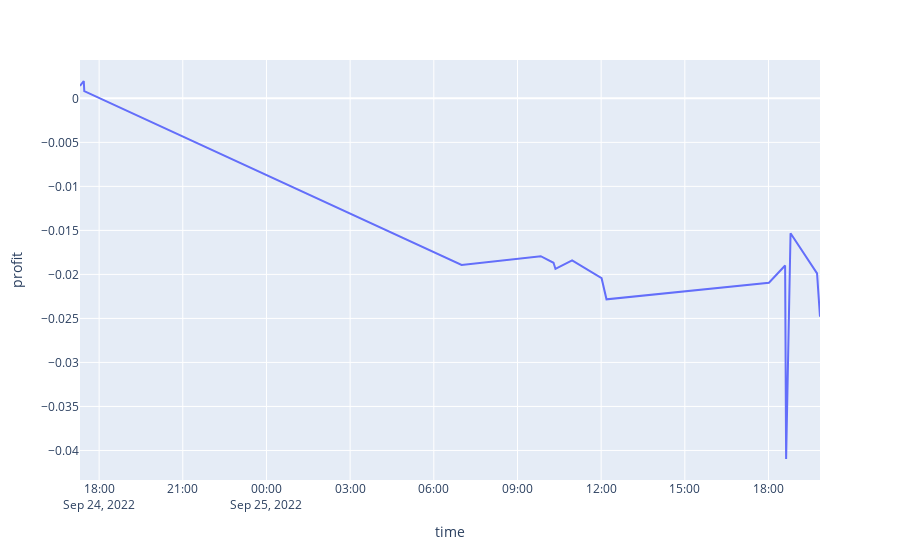

Notebook code cell kept with this figure:
### Markdown cell above
## Profit

### Code cell
#import matplotlib.pyplot as plt
import plotly.express as px
# Calc profit, considering only closing trades
profit=orders[(orders.status=="FILLED")&(orders["profit"])].copy()
profit["cum_profit"] = profit["profit"].cumsum()

#Plot
fig = px.line(profit, x="time", y="profit")
fig.show()

### Figure 1 — Plotly figure (JSON) as saved in the notebook; plotly's stock layout.template omitted (floating-point values rounded to 4 significant figures)
{"data": [{"hovertemplate": "time=%{x}<br>profit=%{y}<extra></extra>", "legendgroup": "", "line": {"color": "#636efa", "dash": "solid"}, "marker": {"symbol": "circle"}, "mode": "lines", "name": "", "orientation": "v", "showlegend": false, "type": "scatter", "x": ["2022-09-24T17:18:53.163000", "2022-09-24T17:26:59.174000", "2022-09-24T17:28:05.923000", "2022-09-25T06:59:47.918000", "2022-09-25T09:50:05.366000", "2022-09-25T10:17:31.757000", "2022-09-25T10:21:43.846000", "2022-09-25T10:57:32.287000", "2022-09-25T12:00:56.608000", "2022-09-25T12:11:31.929000", "2022-09-25T18:00:58.082000", "2022-09-25T18:35:45.273000", "2022-09-25T18:37:53.118000", "2022-09-25T18:47:26.223000", "2022-09-25T19:44:27.123000", "2022-09-25T19:50:47.956000"], "xaxis": "x", "y": [0.0014, 0.00197, 0.00083, -0.01893, -0.01793, -0.01868, -0.01938, -0.0184, -0.02043, -0.02283, -0.02095, -0.01899, -0.04097, -0.01532, -0.01988, -0.02481], "yaxis": "y"}], "layout": {"legend": {"tracegroupgap": 0}, "margin": {"t": 60}, "xaxis": {"anchor": "y", "domain": [0, 1], "title": {"text": "time"}}, "yaxis": {"anchor": "x", "domain": [0, 1], "title": {"text": "profit"}}}}
